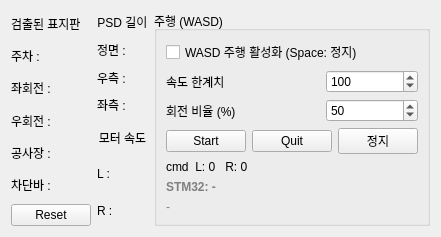
        <widget class="QWidget" name="tab_2">
         <attribute name="title">
          <string>Tab 2</string>
         </attribute>
         <layout class="QGridLayout" name="gridLayout_21">
          <item row="0" column="0">
           <layout class="QGridLayout" name="gridLayout_20">
            <item row="0" column="0" rowspan="2">
             <layout class="QVBoxLayout" name="verticalLayout_4">
              <item>
               <widget class="QLabel" name="signsLabel">
                <property name="text">
                 <string>검출된 표지판</string>
                </property>
               </widget>
              </item>
              <item>
               <widget class="QLabel" name="signs_ParkingLabel">
                <property name="text">
                 <string>주차 : </string>
                </property>
               </widget>
              </item>
              <item>
               <widget class="QLabel" name="signs_LeftLabel">
                <property name="text">
                 <string>좌회전 : </string>
                </property>
               </widget>
              </item>
              <item>
               <widget class="QLabel" name="signs_RightLabel">
                <property name="text">
                 <string>우회전 : </string>
                </property>
               </widget>
              </item>
              <item>
               <widget class="QLabel" name="signs_ConstructionLabel">
                <property name="text">
                 <string>공사장 : </string>
                </property>
               </widget>
              </item>
              <item>
               <widget class="QLabel" name="signs_BarrierStatusLabel">
                <property name="text">
                 <string>차단바 : </string>
                </property>
               </widget>
              </item>
              <item>
               <widget class="QPushButton" name="signsResetButton">
                <property name="text">
                 <string>Reset</string>
                </property>
               </widget>
              </item>
             </layout>
            </item>
            <item row="0" column="1">
             <layout class="QVBoxLayout" name="verticalLayout_5">
              <item>
               <widget class="QLabel" name="psdLabel">
                <property name="text">
                 <string>PSD 길이</string>
                </property>
                <property name="alignment">
                 <set>Qt::AlignmentFlag::AlignCenter</set>
                </property>
               </widget>
              </item>
              <item>
               <widget class="QLabel" name="frontPSDLabel">
                <property name="text">
                 <string>정면 : </string>
                </property>
               </widget>
              </item>
              <item>
               <widget class="QLabel" name="rightPSDLabel_2">
                <property name="text">
                 <string>우측 : </string>
                </property>
               </widget>
              </item>
              <item>
               <widget class="QLabel" name="leftPSDLabel_3">
                <property name="text">
                 <string>좌측 : </string>
                </property>
               </widget>
              </item>
             </layout>
            </item>
            <item row="1" column="1">
             <layout class="QVBoxLayout" name="verticalLayout_6">
              <item>
               <widget class="QLabel" name="moterStatusLabel">
                <property name="text">
                 <string>모터 속도</string>
                </property>
                <property name="alignment">
                 <set>Qt::AlignmentFlag::AlignCenter</set>
                </property>
               </widget>
              </item>
              <item>
               <widget class="QLabel" name="moterL_speedLabel">
                <property name="text">
                 <string>L : </string>
                </property>
               </widget>
              </item>
              <item>
               <widget class="QLabel" name="moterR_speedLabel">
                <property name="text">
                 <string>R : </string>
                </property>
               </widget>
              </item>
             </layout>
            </item>
            <item row="0" column="2" rowspan="2">
             <widget class="QGroupBox" name="groupDrive">
              <property name="title">
               <string>주행 (WASD)</string>
              </property>
              <layout class="QVBoxLayout" name="verticalLayoutDrive">
               <item>
                <widget class="QCheckBox" name="checkDriveEnable">
                 <property name="text">
                  <string>WASD 주행 활성화 (Space: 정지)</string>
                 </property>
                 <property name="focusPolicy">
                  <enum>Qt::FocusPolicy::NoFocus</enum>
                 </property>
                </widget>
               </item>
               <item>
                <layout class="QGridLayout" name="gridLayoutDrive" columnstretch="5,3">
                 <item row="0" column="0">
                  <widget class="QLabel" name="textLabelMaxSpeed">
                   <property name="text">
                    <string>속도 한계치</string>
                   </property>
                  </widget>
                 </item>
                 <item row="0" column="1">
                  <widget class="QSpinBox" name="spinMaxSpeed">
                   <property name="minimum">
                    <number>0</number>
                   </property>
                   <property name="maximum">
                    <number>1000</number>
                   </property>
                   <property name="singleStep">
                    <number>10</number>
                   </property>
                   <property name="value">
                    <number>100</number>
                   </property>
                  </widget>
                 </item>
                 <item row="1" column="0">
                  <widget class="QLabel" name="textLabelTurnRatio">
                   <property name="text">
                    <string>회전 비율 (%)</string>
                   </property>
                  </widget>
                 </item>
                 <item row="1" column="1">
                  <widget class="QSpinBox" name="spinTurnRatio">
                   <property name="minimum">
                    <number>0</number>
                   </property>
                   <property name="maximum">
                    <number>100</number>
                   </property>
                   <property name="singleStep">
                    <number>5</number>
                   </property>
                   <property name="value">
                    <number>50</number>
                   </property>
                  </widget>
                 </item>
                </layout>
               </item>
               <item>
                <layout class="QHBoxLayout" name="horizontalLayoutDriveBtn">
                 <item>
                  <widget class="QPushButton" name="btnUartStart">
                   <property name="text">
                    <string>Start</string>
                   </property>
                  </widget>
                 </item>
                 <item>
                  <widget class="QPushButton" name="btnUartQuit">
                   <property name="text">
                    <string>Quit</string>
                   </property>
                  </widget>
                 </item>
                 <item>
                  <widget class="QPushButton" name="btnDriveStop">
                   <property name="text">
                    <string>정지</string>
                   </property>
                  </widget>
                 </item>
                </layout>
               </item>
               <item>
                <widget class="QLabel" name="labelDriveCmd">
                 <property name="text">
                  <string>cmd  L: 0   R: 0</string>
                 </property>
                </widget>
               </item>
               <item>
                <widget class="QLabel" name="labelUartState">
                 <property name="styleSheet">
                  <string>color: gray; font-weight: bold;</string>
                 </property>
                 <property name="text">
                  <string>STM32: -</string>
                 </property>
                </widget>
               </item>
               <item>
                <widget class="QLabel" name="labelUartLog">
                 <property name="styleSheet">
                  <string>color: gray;</string>
                 </property>
                 <property name="text">
                  <string>-</string>
                 </property>
                 <property name="wordWrap">
                  <bool>true</bool>
                 </property>
                </widget>
               </item>
              </layout>
             </widget>
            </item>
           </layout>
          </item>
         </layout>
        </widget>
